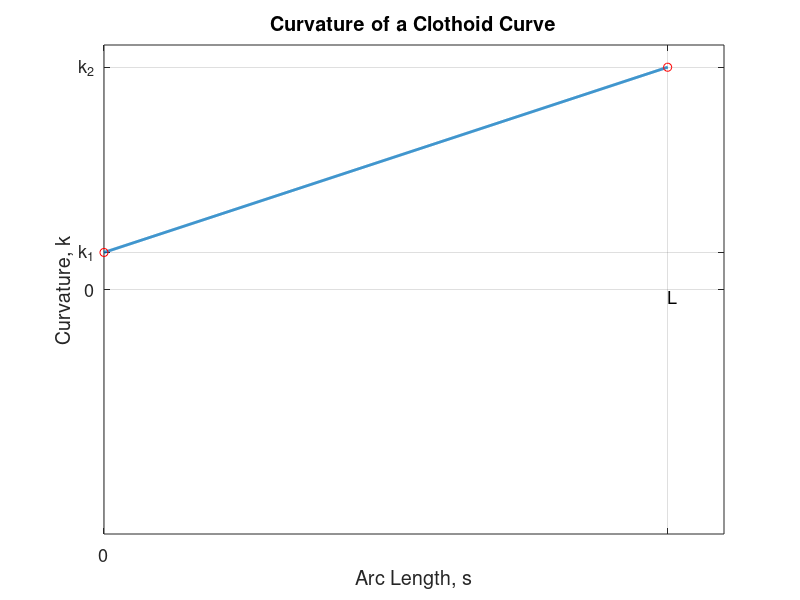

Source code (MATLAB):
set(groot, 'defaultAxesXGrid', 'on', 'defaultAxesYGrid', 'on', 'defaultAxesZGrid', 'on');
% Parameters for the clothoid
a = 0.001;    % This constant determines the rate at which curvature changes
L = 50;     % Total arc length

% Generate arc length values from -L/2 to L/2
s = linspace(0, L, 1000);

k1 = 0.01;
% Calculate the curvature k(s) = a * s
k = k1 + a * s;

% Create the plot
figure;
plot(s, k, 'LineWidth', 2);
grid on;
xlabel('Arc Length, s','FontSize',13);
ylabel('Curvature, k','FontSize',13);
title('Curvature of a Clothoid Curve','FontSize',13);

% Annotating the plot with k1, k2, and L
hold on;

% Points to annotate k_1 and k_2
k1 = k(1);
k2 = k(end);

% Plotting points
plot(0, k1, 'ro'); % Point at start
plot(L, k2, 'ro');  % Point at end

% Text annotations
% text(0, k1, '  k_1', 'VerticalAlignment', 'middle', 'HorizontalAlignment', 'right', 'FontSize', 12);
% text(0, k2, '  k_2', 'VerticalAlignment', 'middle', 'HorizontalAlignment', 'right', 'FontSize', 12);
text(L, 0, '  L', 'VerticalAlignment', 'top', 'HorizontalAlignment', 'center', 'FontSize', 13);

% Adjusting plot limits if necessary
ylim([-1.1*max(k), 1.1*max(k)]);
xlim([0 L*1.1])
% Remove all ticks and labels
set(gca, 'XTick', [0 L], 'YTick', [0 k1 k2]);
yticklabels({'0','k_1','k_2'})
xticklabels({'0',''})
set(gca, 'FontSize', 13);
hold off;   
